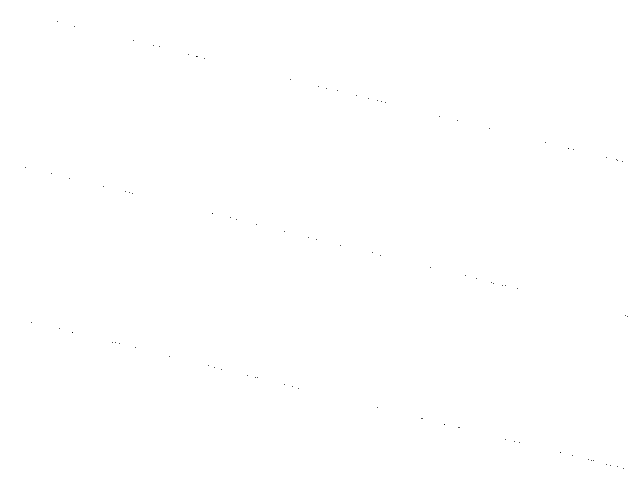
Frame 1 (no input)
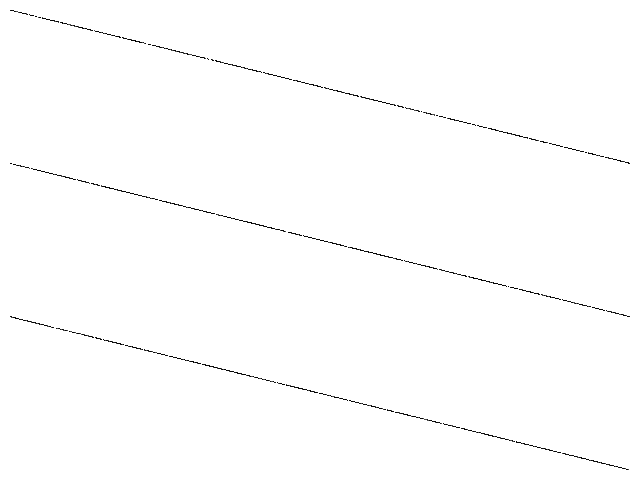
Frame 60 (the mouse pressed at the canvas centre just before this capture)
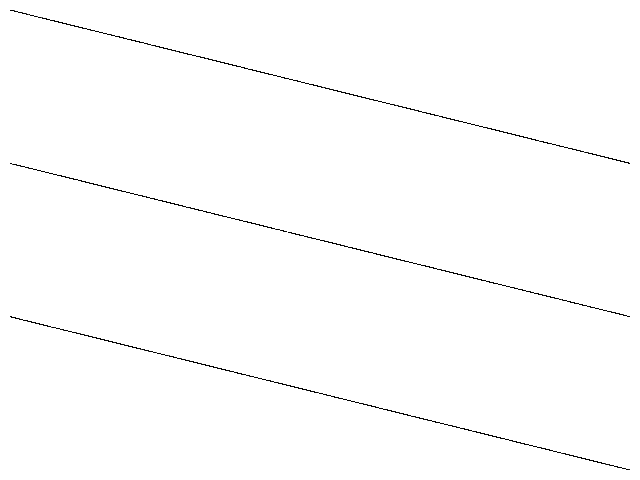
Frame 120 (the mouse held since frame 60 and released just before this capture)

The Processing sketch that drew these frames (run headless with seeded random() and noise(); from frame 60 on, the mouse is pressed at the canvas centre):

// Processing sketch: Renyi
// ── Renyi.pde
// Renyi chaotic map //

  float x = 0.1;
  float a = 3.0;
        

void setup() {
  
  size(640, 480);
  background(255);
  
}

void draw() {
  
  for (int i=0;i<100;i++) {
    
    float nx = x; 
       
    x = (a * nx) % 1;
  
    point(10+(620*x), 10+(460*nx));      
        
  }

}
